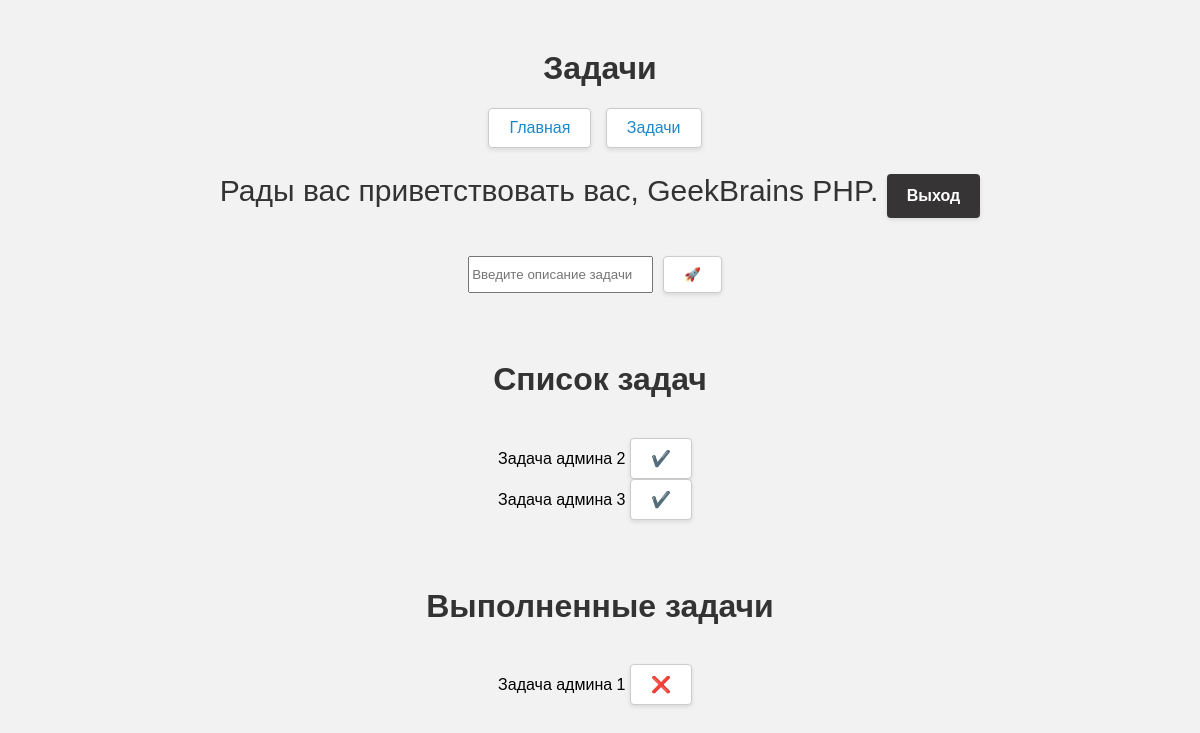
The page /?controller=tasks (signed in) on the database as committed earlier.
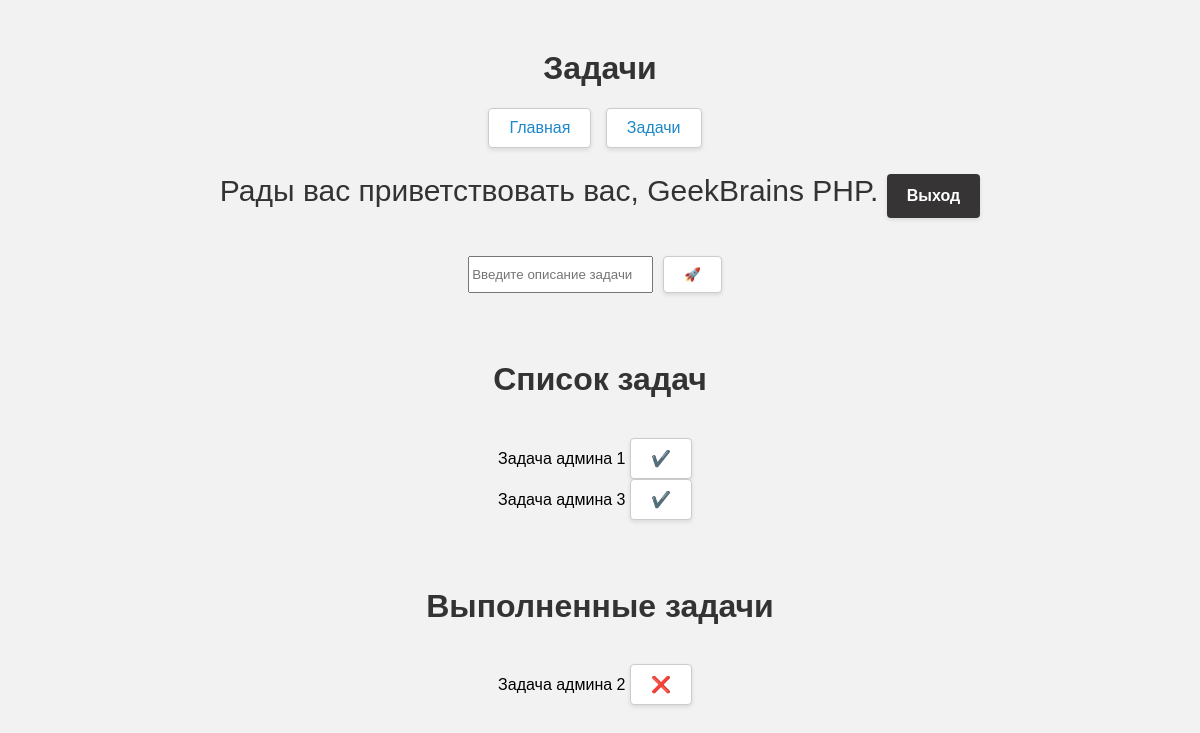
The same page on the database as committed later.
### tables this page shows
CREATE TABLE tasks (
    id INTEGER NOT NULL PRIMARY KEY AUTOINCREMENT,
    userId INTEGER NOT NULL,
    description VARCHAR(150) NOT NULL,
    isDone TINYINT DEFAULT (0)
);

### controller/TasksController.php (called while the page is built, shortened)
<?php
require_once 'model/User.php';
require_once 'model/Task.php';
require_once 'model/TaskProvider.php';
$pageHeader = 'Задачи';
$pdo = require 'db.php';
if (isset($_SESSION['username'])) {
    $user = $_SESSION['username'];
    $userName = $user->getName();
} else {
    header("Location: /");
    die();
}
$taskProvider = new TaskProvider($pdo);
$tasksUndone = $taskProvider->getUndoneList($user);
$tasksDone = $taskProvider->getDoneList($user);
require "view/tasks.php";

### index.php (called while the page is built)
<?php
$controller = $_GET['controller'] ?? 'index';
$routes = require 'router.php';
require $routes[$controller] ?? die('404 Страница не найдена');

### model/User.php (called while the page is built, shortened)
<?php
class User
{
    private int $id;
    private string $name;
    public function getId(): int
    {
        return $this->id;
    }
    public function getName(): string
    {
        return $this->name;
    }
}

### model/TaskProvider.php (called while the page is built, shortened)
<?php
class TaskProvider
{
    private PDO $pdo;
    public function __construct(PDO $pdo)
    {
        $this->pdo = $pdo;
    }
    public function getUndoneList(User $user):array
    {
        $statement = $this->pdo->prepare(
            'SELECT * FROM tasks WHERE isDone = 0 AND userId = :id'
        );
        $statement->execute([
            'id' => $user->getId(),
        ]);
        return $statement->fetchAll(PDO::FETCH_CLASS | PDO::FETCH_PROPS_LATE, Task::class);
    }
    public function getDoneList(User $user): array
    {
        $statement = $this->pdo->prepare(
            'SELECT * FROM tasks WHERE isDone = 1 AND userId = :id'
        );
        $statement->execute([
            'id' => $user->getId(),
        ]);
        return $statement->fetchAll(PDO::FETCH_CLASS | PDO::FETCH_PROPS_LATE, Task::class);
    }
}

### model/Task.php (called while the page is built, shortened)
<?php
class Task
{
    private int $id;
    private string $description;
    public function __construct(string $description = "Нет описания", bool $isDone = false)
    {
        $this->description = $description;
    }
    public function getId(): int
    {
        return $this->id;
    }
    public function getDescription(): string
    {
        return $this->description;
    }
}

### view/tasks.php (the view, shortened to what this page needs)
<!DOCTYPE html>
<html lang="en">
<head>
</head>
<body>
    <h1><?= $pageHeader ?></h1>
    <?php require "menu.php" ?>
    <br>
    <form action="/?controller=tasks&action=add" method="post" style="display: flex;justify-content: center;">
        <input type="text" name="task" placeholder="Введите описание задачи" style="line-height: 18px; margin-right: 10px" />
        <button class="menu-item" type="submit">🚀</button>
    </form>
    <br>
    <h1>Список задач</h1>
    <br>
    <?php foreach ($tasksUndone as $task) : ?>
        <div>
            <?= $task->getDescription() ?>
            <a class="menu-item" href="/?controller=tasks&action=done&key=<?= $task->getId() ?>"> ✔️ </a>
        </div>
    <?php endforeach; ?>
    <br>
    <h1>Выполненные задачи</h1>
    <br>
    <?php foreach ($tasksDone as $task) : ?>
        <div>
            <?= $task->getDescription() ?>
            <a class="menu-item" href="/?controller=tasks&action=delete&key=<?= $task->getId() ?>"> ❌ </a>
        </div>
    <?php endforeach; ?>
</body>
</html>

### view/menu.php
<?php if ($userName) : ?>
    <a href="/" class="menu-item">Главная</a>
    <a href="/?controller=tasks" class="menu-item">Задачи</a>
    <br>
    <p>Рады вас приветствовать вас, <?= $userName ?>. <a href="/?controller=security&logout" class="exit"> Выход</a></p>
<?php else : ?>
    <a href="/" class="menu-item">Главная</a>
    <a href="/?controller=security" class="menu-item">Войти</a>
    <a href="/?controller=registr" class="menu-item">Зарегистрироваться</a>
<?php endif; ?>

### view/tasks.php (style rules this page uses)
body { text-align: center; font-family: Arial, sans-serif; background-color: #f2f2f2; }
h1 { color: #333; margin-top: 50px; }
a { color: #1c87c9; text-decoration: none; }
p { font-size: 30px; line-height: 1.5; color: #333; margin: 20px 0; }
.menu-item { display: inline-block; padding: 10px 20px; background-color: #fff; border: 1px solid #ccc; border-radius: 4px; box-shadow: 2px 2px 5px rgba(0, 0, 0, 0.1); margin-right: 10px; box-shadow: 0px 2px 4px rgba(0, 0, 0, 0.1); transition: all 0.2s ease-in-out; }
.exit { display: inline-block; padding: 10px 20px; background-color: #363434; color: #fff; border: none; border-radius: 4px; text-align: center; font-size: 16px; font-weight: bold; cursor: pointer; box-shadow: 0px 2px 4px rgba(0, 0, 0, 0.1); transition: all 0.2s ease-in-out; }

Rows that differ between the two databases and show on the page:
changed tasks "Задача админа 1": moves from the list under "Выполненные задачи" to the list under "Список задач"
changed tasks "Задача админа 2": moves from the list under "Список задач" to the list under "Выполненные задачи"
